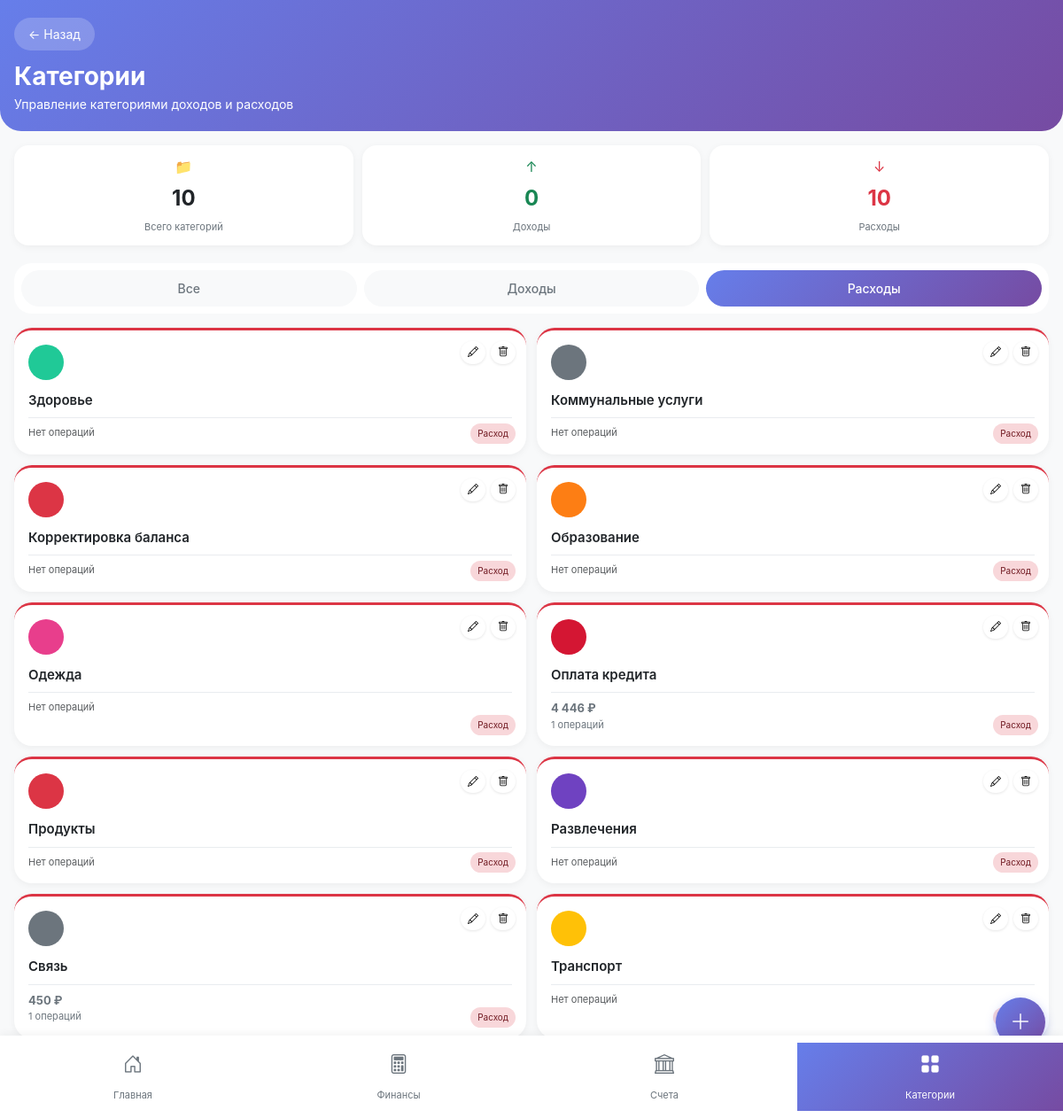
The page /modules/categories.php?type=expense (signed in) on the database its author committed.
### tables this page shows
CREATE TABLE `categories` (
  `id` int(11) NOT NULL,
  `user_id` int(11) NOT NULL,
  `name` varchar(50) NOT NULL,
  `color` varchar(7) DEFAULT '#6c757d',
  `type` enum('income','expense') NOT NULL,
  `created_at` timestamp NOT NULL DEFAULT current_timestamp(),
  `updated_at` timestamp NOT NULL DEFAULT current_timestamp() ON UPDATE current_timestamp()
);

### modules/categories.php (the view, shortened to what this page needs)
<?php
require_once '../config/database.php';
$user_id = $_SESSION['user_id'];
$filter_type = $_GET['type'] ?? 'all';
$sql = "SELECT * FROM categories WHERE user_id = ?";
$params = [$user_id];
if ($filter_type !== 'all') {
    $sql .= " AND type = ?";
    $params[] = $filter_type;
}
$sql .= " ORDER BY type DESC, name ASC";
$stmt = $pdo->prepare($sql);
$stmt->execute($params);
$categories = $stmt->fetchAll();
$stmt = $pdo->prepare("
    SELECT category_id, COUNT(*) as count, SUM(amount) as total
    FROM transactions
    WHERE user_id = ?
    GROUP BY category_id
");
$stmt->execute([$user_id]);
$category_stats = [];
while ($row = $stmt->fetch()) {
    $category_stats[$row['category_id']] = $row;
}
$income_count = count(array_filter($categories, function($cat) { return $cat['type'] == 'income'; }));
$expense_count = count(array_filter($categories, function($cat) { return $cat['type'] == 'expense'; }));
?>
<!DOCTYPE html>
<html lang="ru">
<head>
    <link href="https://cdn.jsdelivr.net/npm/bootstrap@5.3.0/dist/css/bootstrap.min.css" rel="stylesheet">
    <link rel="stylesheet" href="https://cdn.jsdelivr.net/npm/bootstrap-icons@1.11.1/font/bootstrap-icons.css">
</head>
<body>
    <div class="mobile-header">
        <div class="d-flex justify-content-between align-items-center">
            <a href="../dashboard.php" class="back-button">← Назад</a>
        </div>
        <div class="page-title fs-3 fw-bold mt-2">Категории</div>
        <div class="small">Управление категориями доходов и расходов</div>
    </div>
    <div class="stats-grid">
        <div class="stat-card">
            <div>📁</div>
            <div class="stat-value"><?php echo count($categories); ?></div>
            <div class="stat-label">Всего категорий</div>
        </div>
        <div class="stat-card">
            <div class="text-success">↑</div>
            <div class="stat-value text-success"><?php echo $income_count; ?></div>
            <div class="stat-label">Доходы</div>
        </div>
        <div class="stat-card">
            <div class="text-danger">↓</div>
            <div class="stat-value text-danger"><?php echo $expense_count; ?></div>
            <div class="stat-label">Расходы</div>
        </div>
    </div>
    <div class="filter-bar">
        <a href="?type=all" class="filter-btn <?php echo $filter_type == 'all' ? 'active' : ''; ?>">Все</a>
        <a href="?type=income" class="filter-btn <?php echo $filter_type == 'income' ? 'active' : ''; ?>">Доходы</a>
        <a href="?type=expense" class="filter-btn <?php echo $filter_type == 'expense' ? 'active' : ''; ?>">Расходы</a>
    </div>
    <div class="categories-grid">
        <?php if (count($categories) > 0): ?>
            <?php foreach ($categories as $cat): ?>
                <div class="category-card <?php echo $cat['type']; ?>"
                     data-id="<?php echo $cat['id']; ?>"
                     data-name="<?php echo htmlspecialchars($cat['name']); ?>"
                     data-color="<?php echo $cat['color']; ?>"
                     data-type="<?php echo $cat['type']; ?>">
                    <div class="category-color" style="background-color: <?php echo $cat['color']; ?>;"></div>
                    <div class="category-name"><?php echo htmlspecialchars($cat['name']); ?></div>
                    <div class="category-stats">
                        <?php if (isset($category_stats[$cat['id']])): ?>
                            <div class="category-amount">
                                <?php echo number_format($category_stats[$cat['id']]['total'], 0, '.', ' '); ?> ₽
                            </div>
                            <div><?php echo $category_stats[$cat['id']]['count']; ?> операций</div>
                        <?php else: ?>
                            <div class="text-muted">Нет операций</div>
                        <?php endif; ?>
                    </div>
                    <div class="category-actions">
                        <button class="edit-cat" data-id="<?php echo $cat['id']; ?>" data-name="<?php echo htmlspecialchars($cat['name']); ?>" data-color="<?php echo $cat['color']; ?>" data-type="<?php echo $cat['type']; ?>">
                            <i class="bi bi-pencil"></i>
                        </button>
                        <button class="delete-cat" data-id="<?php echo $cat['id']; ?>" data-name="<?php echo htmlspecialchars($cat['name']); ?>">
                            <i class="bi bi-trash"></i>
                        </button>
                    </div>
                    <div class="type-badge <?php echo $cat['type']; ?>">
                        <?php echo $cat['type'] == 'income' ? 'Доход' : 'Расход'; ?>
                    </div>
                </div>
            <?php endforeach; ?>
        <?php endif; ?>
    </div>
    <div class="fab" id="addCategoryBtn"><i class="bi bi-plus-lg"></i></div>
    <div class="mobile-nav">
        <div class="row g-0">
            <div class="col-3"><a href="../dashboard.php" class="nav-item"><i class="bi bi-house-door"></i><span>Главная</span></a></div>
            <div class="col-3"><a href="finances.php" class="nav-item"><i class="bi bi-calculator"></i><span>Финансы</span></a></div>
            <div class="col-3"><a href="accounts.php" class="nav-item"><i class="bi bi-bank"></i><span>Счета</span></a></div>
            <div class="col-3"><a href="categories.php" class="nav-item active"><i class="bi bi-grid-fill"></i><span>Категории</span></a></div>
        </div>
    </div>
</body>
</html>

### modules/categories.php (style rules this page uses)
* { -webkit-tap-highlight-color: transparent; }
body { background: #f8f9fa; font-family: -apple-system, BlinkMacSystemFont, "Segoe UI", Roboto, sans-serif; padding-bottom: 70px; }
.mobile-header { background: linear-gradient(135deg, #667eea 0%, #764ba2 100%); color: white; padding: 20px 16px; border-radius: 0 0 24px 24px; margin-bottom: 16px; }
.back-button { background: rgba(255,255,255,0.2); border-radius: 30px; padding: 8px 16px; color: white; text-decoration: none; font-size: 14px; display: inline-block; }
.stats-grid { display: grid; grid-template-columns: repeat(3, 1fr); gap: 10px; padding: 0 16px; margin-bottom: 20px; }
.stat-card { background: white; border-radius: 16px; padding: 12px; text-align: center; box-shadow: 0 2px 8px rgba(0,0,0,0.05); }
.stat-value { font-size: 24px; font-weight: bold; margin: 6px 0; }
.stat-label { font-size: 11px; color: #6c757d; }
.filter-bar { background: white; margin: 0 16px 16px; border-radius: 20px; padding: 8px; display: flex; gap: 8px; }
.filter-btn { flex: 1; padding: 10px; border-radius: 30px; text-align: center; text-decoration: none; font-size: 14px; font-weight: 500; background: #f8f9fa; color: #6c757d; }
.filter-btn.active { background: linear-gradient(135deg, #667eea 0%, #764ba2 100%); color: white; }
.categories-grid { display: grid; grid-template-columns: repeat(2, 1fr); gap: 12px; padding: 0 16px; margin-bottom: 20px; }
.category-card { background: white; border-radius: 20px; padding: 16px; box-shadow: 0 2px 8px rgba(0,0,0,0.05); cursor: pointer; transition: all 0.2s; position: relative; overflow: hidden; }
.category-card.expense { border-top: 3px solid #dc3545; }
.category-color { width: 40px; height: 40px; border-radius: 20px; margin-bottom: 12px; }
.category-name { font-size: 15px; font-weight: 600; margin-bottom: 6px; word-break: break-word; }
.category-stats { font-size: 11px; color: #6c757d; margin-top: 8px; padding-top: 8px; border-top: 1px solid #e9ecef; }
.category-amount { font-weight: bold; font-size: 13px; }
.category-actions { position: absolute; top: 12px; right: 12px; display: flex; gap: 6px; }
.category-actions button { background: white; border: none; border-radius: 20px; padding: 4px 8px; font-size: 12px; box-shadow: 0 1px 3px rgba(0,0,0,0.1); }
.type-badge { position: absolute; bottom: 12px; right: 12px; font-size: 10px; padding: 4px 8px; border-radius: 12px; }
.type-badge.expense { background: #f8d7da; color: #721c24; }
.fab { position: fixed; bottom: 80px; right: 20px; background: linear-gradient(135deg, #667eea 0%, #764ba2 100%); width: 56px; height: 56px; border-radius: 28px; display: flex; align-items: center; justify-content: center; box-shadow: 0 4px 12px rgba(102,126,234,0.4); cursor: pointer; z-index: 1000; }
.fab i { font-size: 24px; color: white; }
.mobile-nav { position: fixed; bottom: 0; left: 0; right: 0; background: white; box-shadow: 0 -2px 10px rgba(0,0,0,0.05); padding: 8px 0; z-index: 1000; }
.mobile-nav .nav-item { text-align: center; padding: 8px 0; color: #6c757d; text-decoration: none; display: block; }
.mobile-nav .nav-item.active { background: linear-gradient(135deg, #667eea 0%, #764ba2 100%); color: white; }
.mobile-nav .nav-item i { font-size: 22px; display: block; margin-bottom: 4px; }
.mobile-nav .nav-item span { font-size: 11px; }

### rows shown on the page
categories: name "Здоровье", shows "Нет операций", type "Расход"
categories: name "Коммунальные услуги", shows "Нет операций", type "Расход"
categories: name "Корректировка баланса", shows "Нет операций", type "Расход"
categories: name "Образование", shows "Нет операций", type "Расход"
categories: name "Одежда", shows "Нет операций", type "Расход"
categories: name "Оплата кредита", total "4 446", count "1", type "Расход"
categories: name "Продукты", shows "Нет операций", type "Расход"
categories: name "Развлечения", shows "Нет операций", type "Расход"
categories: name "Связь", total "450", count "1", type "Расход"
categories: name "Транспорт", shows "Нет операций", type "Расход"

### other values the page prints
count($categories) "10"
$income_count "0"
$expense_count "10"
